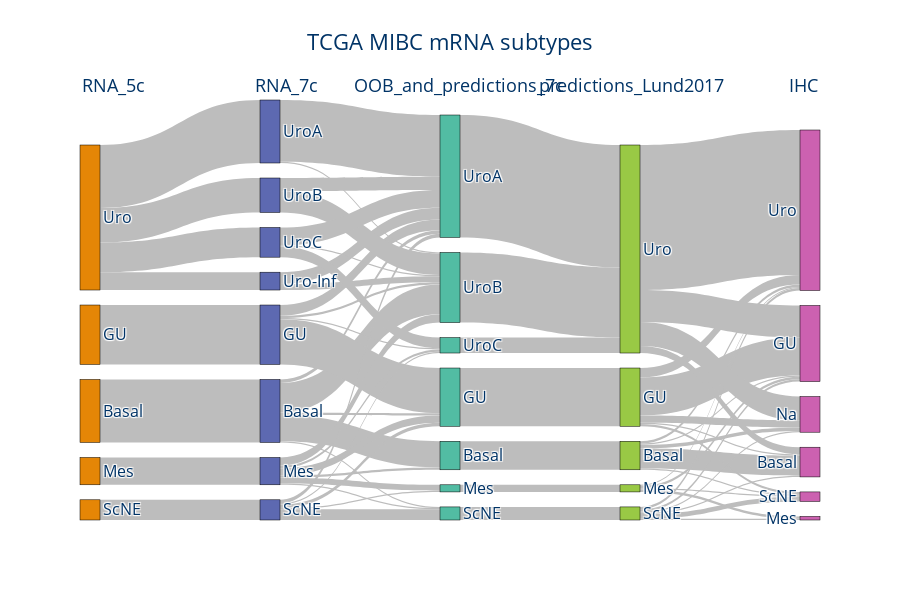

Notebook source saved alongside this figure:
### Code cell
samples = tpm_scaled_df.index
lund_265 = metadata_df.loc[metadata_df['dataset_preprocessing'] == 's265_kallisto']
lund_265 = lund_265.loc[lund_265['sample_name'].isin(samples)]

cols = ['RNA_5c', 'RNA_7c', 'OOB_and_predictions_7c', 'predictions_Lund2017', 'IHC']
sky.main(lund_265.fillna("Na"), reorder_cols=cols)

### Figure 1 — Plotly figure (JSON) as saved in the notebook; plotly's stock layout.template omitted (floating-point values rounded to 4 significant figures)
{"data": [{"arrangement": "perpendicular", "link": {"color": "#bdbdbd", "source": [0, 1, 2, 3, 4, 4, 4, 4, 5, 5, 5, 5, 5, 6, 6, 6, 6, 7, 7, 7, 7, 7, 7, 8, 8, 8, 8, 8, 9, 9, 10, 10, 11, 11, 12, 12, 12, 13, 14, 15, 16, 17, 18, 19, 20, 20, 20, 20, 20, 21, 21, 21, 21, 21, 22, 22, 22, 22, 23, 23, 23, 23, 23, 23, 24, 24, 24, 24], "target": [5, 6, 7, 8, 9, 10, 11, 12, 13, 14, 16, 17, 18, 14, 17, 18, 19, 13, 14, 15, 16, 18, 19, 14, 15, 16, 17, 19, 17, 18, 17, 18, 17, 18, 17, 18, 19, 20, 21, 22, 23, 24, 24, 24, 25, 26, 28, 29, 30, 25, 26, 28, 29, 30, 26, 27, 29, 30, 25, 26, 27, 28, 29, 30, 25, 26, 28, 30], "value": [53, 50, 23, 17, 15, 53, 29, 25, 22, 2, 1, 3, 25, 38, 9, 2, 1, 2, 6, 5, 1, 7, 2, 3, 1, 9, 3, 1, 10, 5, 52, 1, 11, 18, 15, 1, 9, 24, 49, 6, 11, 103, 59, 13, 17, 1, 3, 1, 2, 1, 32, 6, 2, 8, 2, 2, 1, 1, 1, 2, 1, 1, 4, 2, 6, 27, 20, 122]}, "node": {"color": ["rgb(229, 134, 6)", "rgb(229, 134, 6)", "rgb(229, 134, 6)", "rgb(229, 134, 6)", "rgb(229, 134, 6)", "rgb(93, 105, 177)", "rgb(93, 105, 177)", "rgb(93, 105, 177)", "rgb(93, 105, 177)", "rgb(93, 105, 177)", "rgb(93, 105, 177)", "rgb(93, 105, 177)", "rgb(93, 105, 177)", "rgb(82, 188, 163)", "rgb(82, 188, 163)", "rgb(82, 188, 163)", "rgb(82, 188, 163)", "rgb(82, 188, 163)", "rgb(82, 188, 163)", "rgb(82, 188, 163)", "rgb(153, 201, 69)", "rgb(153, 201, 69)", "rgb(153, 201, 69)", "rgb(153, 201, 69)", "rgb(153, 201, 69)", "rgb(204, 97, 176)", "rgb(204, 97, 176)", "rgb(204, 97, 176)", "rgb(204, 97, 176)", "rgb(204, 97, 176)", "rgb(204, 97, 176)"], "label": ["Basal", "GU", "Mes", "ScNE", "Uro", "Basal", "GU", "Mes", "ScNE", "Uro-Inf", "UroA", "UroB", "UroC", "Basal", "GU", "Mes", "ScNE", "UroA", "UroB", "UroC", "Basal", "GU", "Mes", "ScNE", "Uro", "Basal", "GU", "Mes", "Na", "ScNE", "Uro"], "line": {"color": "black", "width": 0.5}, "pad": 15, "thickness": 20}, "type": "sankey"}], "layout": {"annotations": [{"align": "left", "font": {"color": "#003366", "size": 18}, "showarrow": false, "text": "RNA_5c", "x": 0, "xref": "x", "y": 1.07, "yref": "paper"}, {"align": "left", "font": {"color": "#003366", "size": 18}, "showarrow": false, "text": "RNA_7c", "x": 1, "xref": "x", "y": 1.07, "yref": "paper"}, {"align": "left", "font": {"color": "#003366", "size": 18}, "showarrow": false, "text": "OOB_and_predictions_7c", "x": 2, "xref": "x", "y": 1.07, "yref": "paper"}, {"align": "left", "font": {"color": "#003366", "size": 18}, "showarrow": false, "text": "predictions_Lund2017", "x": 3, "xref": "x", "y": 1.07, "yref": "paper"}, {"align": "left", "font": {"color": "#003366", "size": 18}, "showarrow": false, "text": "IHC", "x": 4, "xref": "x", "y": 1.07, "yref": "paper"}], "font": {"color": "#003366", "size": 16}, "height": 600, "plot_bgcolor": "rgba(0,0,0,0)", "title": {"text": "TCGA MIBC mRNA subtypes"}, "xaxis": {"showgrid": false, "visible": false, "zeroline": false}, "yaxis": {"showgrid": false, "visible": false, "zeroline": false}}}
